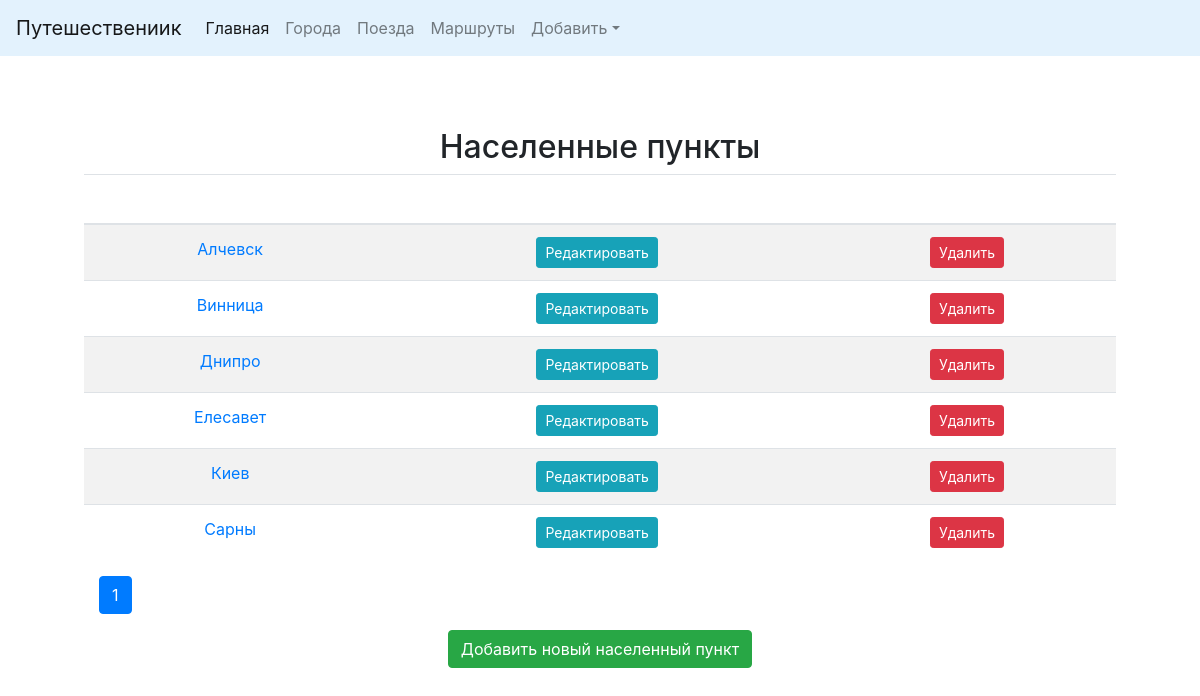
Screenshot of /cities/ with the database file from the repository.
### cities/models.py (models this page shows, shortened)
class City(models.Model):
    name = models.CharField(max_length=50, verbose_name='Населенный пункт', unique=True)
    class Meta:
        verbose_name = 'Населенный пункт'
        verbose_name_plural = 'Населенные пункты'
        ordering = ['name']

### cities/views.py (the view)
# urls.py: url(r'^(?P<page_number>\d+)/$', views.home, name='home'),
def home(request, page_number=1):
    cities = City.objects.all()
    current_page = Paginator(cities, 10)
    try:
        item_list = current_page.page(page_number)
    except InvalidPage:
        return redirect('city:home', page_number=1)
    context = {
            'objects_list': item_list,
            'page_number': page_number
        }
    return render(request, 'cities/home.html', context)

### cities/templates/cities/home.html (shortened to what this page needs)
{% extends 'base.html' %}
{%load staticfiles%}
{% block content %}
<div  class="container">
    <h2 class=''><span>Населенные пункты</span></h2>
   <div class="row">
        <div class="col">
            <table class="table table-striped">
                <thead>
                    <tr>
                        <th scope="col">&nbsp;</th>
                        <th scope="col">&nbsp;</th>
                        <th scope="col">&nbsp;</th>
                    </tr>
                </thead>
                <tbody>
                    {% for object in objects_list %}
                        <tr>
                            <td ><a href="{%url 'city:detail' pk=object.id %}">{{ object.name }} </a></td>
                            <td>
                                <a href="{%url 'city:update' pk=object.id %}">
                                    <button type="button" class='btn btn-info btn-sm'>
                                        Редактировать
                                    </button>
                                </a>
                            </td>
                            <td>
                                <a href="{%url 'city:delete' pk=object.id %}">
                                    <button type="button" class='btn btn-danger btn-sm' >
                                        Удалить
                                    </button>
                                </a>
                            </td>
                        </tr>
                    {% endfor %}
                </tbody>
            </table>
            <div id="navigation" class="container">
                <div class="row">
                    <div class="col-md-3">
                        <nav aria-label="Page navigation example">
                            <ul class="pagination">
                                    {% for page in objects_list.paginator.page_range %}
                                        {% if page == objects_list.number %}
                                            <li class="page-item active">
                                                <a class="page-link" href="#">{{page}}
                                                </a>
                                            </li>
                                        {% endif %}
                                    {% endfor %}
                            </ul>
                        </nav>
                    </div>
                </div>
            </div>
            <div class="container">
                <div class="row">
                    <div class="col-md-4 mx-auto">
                        <a href="{%url 'city:add' %}">
                            <button type="button" class='btn btn-success' >
                                Добавить новый населенный пункт
                            </button>
                        </a>
                    </div>
                </div>
            </div>
        </div>
    </div>
</div>
{% endblock %}

### static/css/starter-template.css (style rules this page uses)
body { padding-top: 5rem; }

### rows the page displays
City: name "Алчевск"
City: name "Винница"
City: name "Днипро"
City: name "Елесавет"
City: name "Киев"
City: name "Сарны"

### other values shown
{{ page }} "1"
